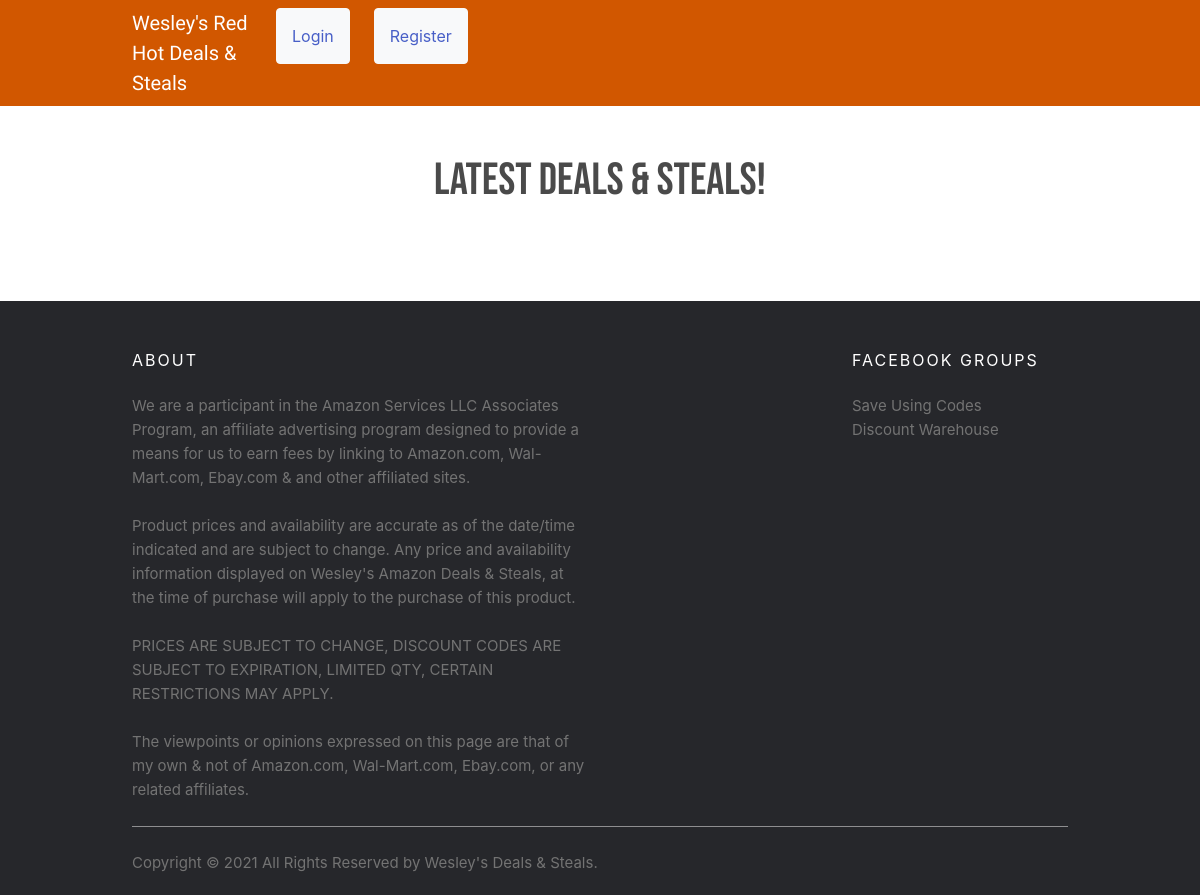
The app's page /, older data.
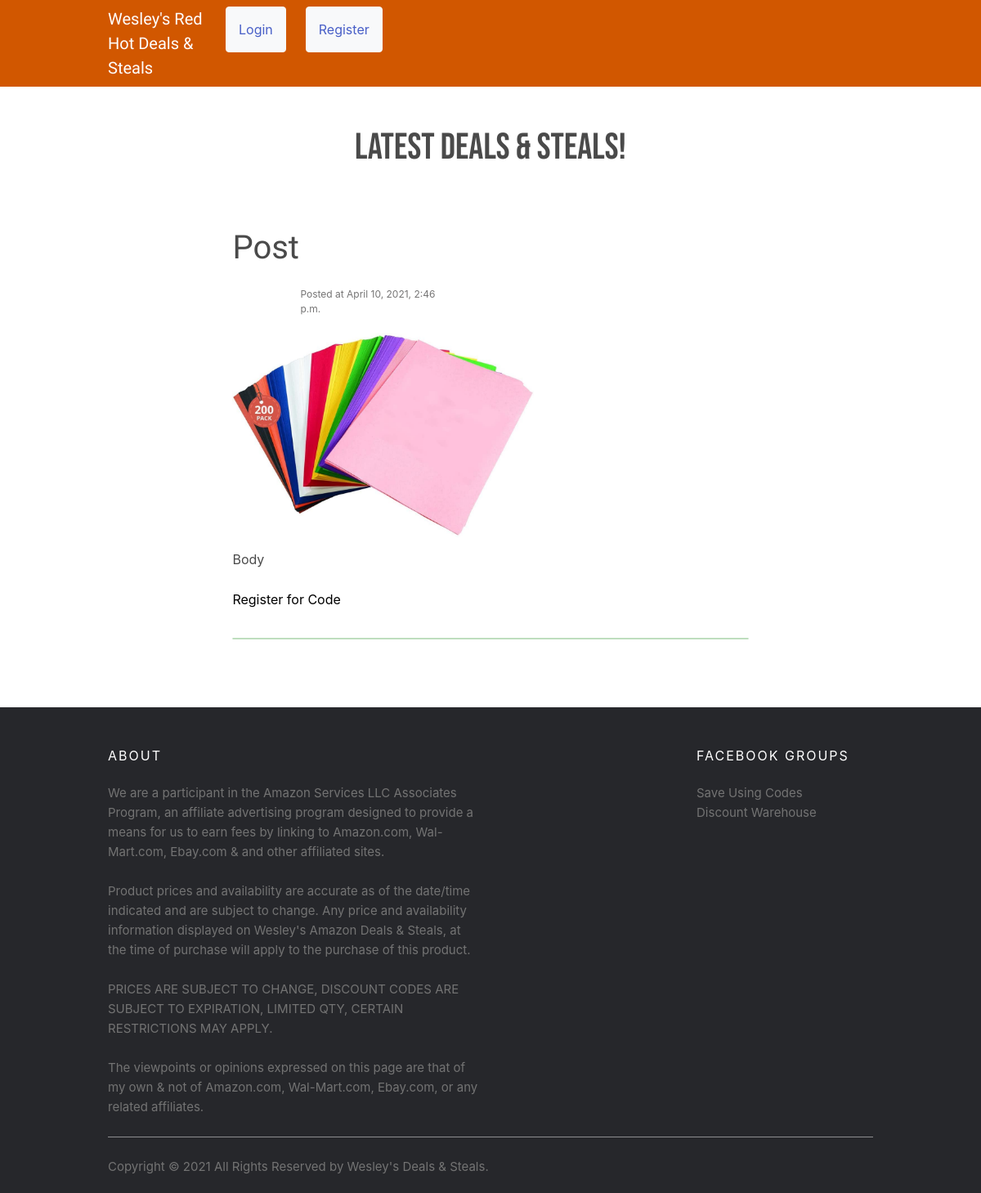
The same page, newer data.
### deals/models.py (models this page shows, shortened)
class Deal(models.Model):
    author = models.ForeignKey(User, on_delete=models.CASCADE)
    title = models.CharField(max_length=300)
    body = models.TextField()
    created_at = models.DateTimeField(auto_now_add=True)
    updated_at = models.DateTimeField(auto_now=True)
    image = models.ImageField(upload_to='images/', default='default.jpg')
    is_multi_use = models.BooleanField(default=False)
    class Meta:
        permissions = (
            ('can_join_group', "Can join group"),
        )
    if is_multi_use:
        group_name = "group{}".format(title)
        new_multi_use_code_group, created = Group.objects.get_or_create(name=group_name)
    code = models.ForeignKey(Code, on_delete=models.CASCADE, default=None)

### register/views.py (the view)
# urls.py: path('', views.home, name='home'),
def home(response):
    deals = Deal.objects.all()
    if deals:
        return render(response, "main/home.html", {'deals': deals})
    else:
        return render(response, "main/home.html")

### templates/main/home.html (shortened to what this page needs)
{% extends 'main/base.html' %}
{% block head %}
    {% load static %}
    <link rel="stylesheet" type="text/css" href="{% static 'css/home.css' %}">
{% endblock %}
{% block body %}
<div class="container">
    <div class="row">
        <div class="col-2">
        </div>
        <div class="col-8"><h1 id="headline">Latest Deals & Steals!</h1></div>
        <div class="col-2">
        </div>
    </div>
</div>
        <div id="posts-container" class="container">
            {% for deal in deals %}
            <div id="post-row" class="row">
                <div class="post block col-sm">
                        <h2 id="post_title" class="subtitle">{{ deal.title }}</h2>
                    <div id="created_at" class="row justify-content-center">
                        <div class="col-4">
                        </div>
                        <div class="col-8" id="created_at_text">
                            Posted at  {{ deal.created_at}}
                        </div>
                    </div>
                    <img id="product-image" src="{{ deal.image.url}}"  alt="{{ deal.title }}">
                    <p id="post_body"> {{ deal.body }}</p>
                            {% if user.is_authenticated %}
                            <button   type="button" class="btn btn-outline-success" id ="holding-cell{{deal.id}}">
                                        Click to Copy Code!
                                </button>
                                <script>
                                   $(function (){
                                        $('#holding-cell{{deal.id}}').on('click', function(){
                                            $('#holding-cell{{deal.id}}').html('{{deal.code.code}}');
                                        });
                                    });
                                function Clipboard_CopyTo(value) {
                                      var tempInput = document.createElement("input");
                                      tempInput.value = value;
                                      document.body.appendChild(tempInput);
                                      tempInput.select();
                                      document.execCommand("copy");
                                      document.body.removeChild(tempInput);
                                    }
                                    document.querySelector('#holding-cell{{deal.id}}').onclick = function() {
                                      Clipboard_CopyTo('{{deal.code.code}}');
                                      alert("Code '{{deal.code.code}}' copied to clipboard!");
                                    }
                                </script>
                            {% else %}
                            <a id="register-for-code" href="{% url 'register' %}">
                                Register for Code
                            </a>
                            {% endif %}
                </div>
            </div>
            <hr class="hr">
            {% endfor %}
        </div>
{% endblock %}

Row changes from the older to the newer data that the page shows:
added Deal: title "Post", created_at "April 10, 2021, 2:46 p.m.", image (picture), body "Body"
